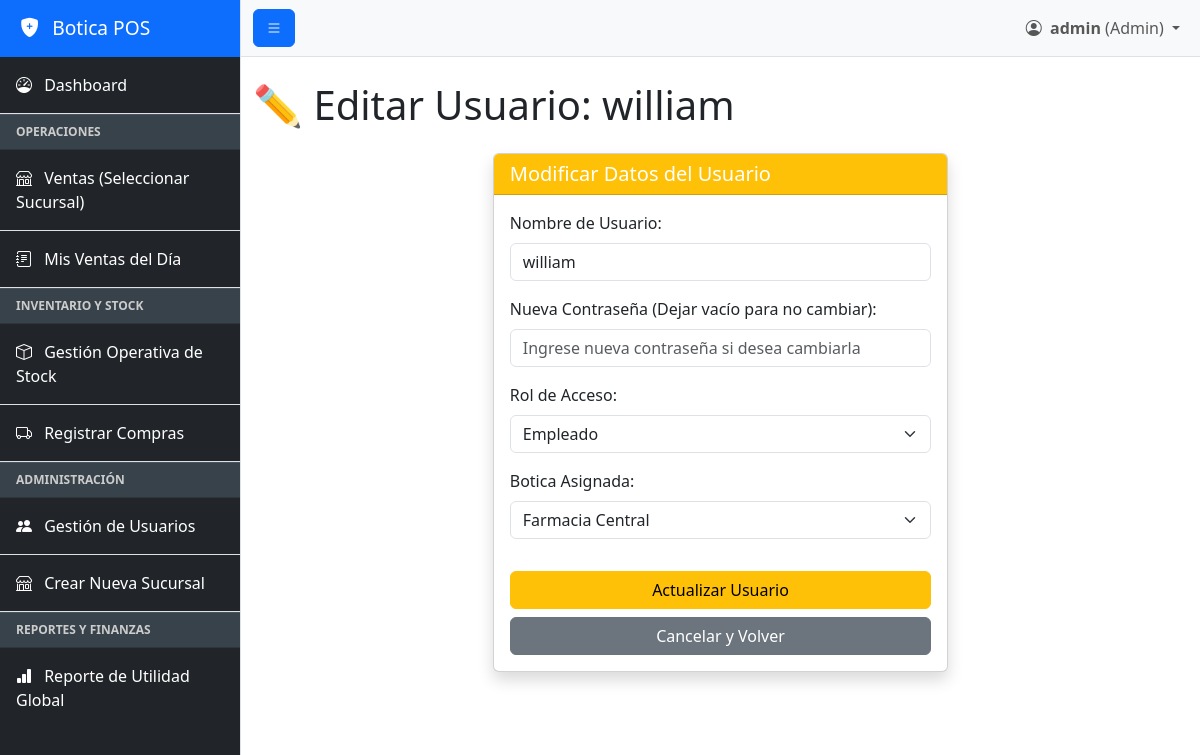
The app's page /editar-usuario/2 (signed in) with its own data.
### app.py (models this page shows, shortened)
class User(UserMixin, db.Model):
    id = db.Column(db.Integer, primary_key=True)
    username = db.Column(db.String(80), unique=True, nullable=False)
    password_hash = db.Column(db.String(255), nullable=False)
    role = db.Column(db.String(50), default='Empleado', nullable=False)
    farmacia_id = db.Column(db.Integer, db.ForeignKey('farmacia.id'), nullable=True)
    farmacia = db.relationship('Farmacia', back_populates='empleados_rel')
    ventas_realizadas = db.relationship('Sale', back_populates='vendedor_rel')
    ajustes_realizados = db.relationship('AjusteStock', back_populates='user_rel', foreign_keys='[AjusteStock.user_id]')

class Farmacia(db.Model):
    id = db.Column(db.Integer, primary_key=True)
    nombre = db.Column(db.String(100), unique=True, nullable=False)
    inventario_rel = db.relationship('Inventario', back_populates='farmacia_rel', cascade="all, delete-orphan")
    empleados_rel = db.relationship('User', back_populates='farmacia', cascade="all, delete-orphan")
    ventas_rel = db.relationship('Sale', back_populates='sucursal_venta_rel', cascade="all, delete-orphan")

### app.py (the view, shortened to what this page needs)
@app.route('/editar-usuario/<int:user_id>', methods=['GET', 'POST'])
@login_required
@admin_required
def editar_usuario(user_id):
    user = db.session.get(User, user_id)
    if not user:
        flash('Usuario no encontrado.', 'danger')
        return redirect(url_for('gestion_usuarios'))
    farmacias = Farmacia.query.all()
    return render_template('editar_usuario.html', user=user, boticas=farmacias)

### app.py (called while the page is built, shortened)
def admin_required(f):
    @wraps(f)
    def decorated_function(*args, **kwargs):
        if current_user.role != 'Admin':
            flash('Acceso denegado. Se requiere rol de Administrador.', 'danger')
            return redirect(url_for('dashboard'))
        return f(*args, **kwargs)
    return decorated_function

@login_manager.user_loader
def load_user(user_id):
    return db.session.get(User, int(user_id))

@app.before_request
def create_default_data():
    if request.path.startswith('/static') or request.path.startswith('/favicon'):
        return
    with app.app_context():
        db.create_all()
        if User.query.filter_by(username='admin').first() is None:
            admin = User(username='admin', role='Admin')
            admin.set_password('adminpass')
            db.session.add(admin)
            db.session.commit()
        farmacia_central = Farmacia.query.filter_by(nombre='Farmacia Central').first()

### templates/editar_usuario.html (shortened to what this page needs)
{% extends "base.html" %}
{% block content %}
<h1 class="mb-4">✏️ Editar Usuario: {{ user.username }}</h1>
<div class="row justify-content-center">
    <div class="col-lg-6">
        <div class="card shadow mb-4">
            <div class="card-header bg-warning text-white">
                <h5 class="mb-0">Modificar Datos del Usuario</h5>
            </div>
            <div class="card-body">
                <form method="POST" action="{{ url_for('editar_usuario', user_id=user.id) }}">
                    <div class="mb-3">
                        <label for="username" class="form-label">Nombre de Usuario:</label>
                        <input type="text"
                               class="form-control"
                               id="username"
                               name="username"
                               value="{{ user.username }}"
                               required>
                    </div>
                    <div class="mb-3">
                        <label for="password" class="form-label">Nueva Contraseña (Dejar vacío para no cambiar):</label>
                        <input type="password"
                               class="form-control"
                               id="password"
                               name="password"
                               placeholder="Ingrese nueva contraseña si desea cambiarla">
                    </div>
                    <div class="mb-3">
                        <label for="role" class="form-label">Rol de Acceso:</label>
                        <select class="form-select" id="role" name="role" required>
                            <option value="Empleado" {% if user.role == 'Empleado' %} selected {% endif %}>Empleado</option>
                        </select>
                    </div>
                    <div class="mb-3">
                        <label for="farmacia_id" class="form-label">Botica Asignada:</label>
                        <select class="form-select" id="farmacia_id" name="farmacia_id">
                            {% for botica in boticas %}
                            <option value="{{ botica.id }}" {% if user.farmacia_id == botica.id %} selected {% endif %}>
                                {{ botica.nombre }}
                            </option>
                            {% endfor %}
                        </select>
                    </div>
                    <button type="submit" class="btn btn-warning w-100 mt-3">Actualizar Usuario</button>
                    <a href="{{ url_for('gestion_usuarios') }}" class="btn btn-secondary w-100 mt-2">Cancelar y Volver</a>
                </form>
            </div>
        </div>
    </div>
</div>
{% endblock %}

### templates/base.html (shortened to what this page needs)
<!doctype html>
<html lang="es">
<head>
    <link href="https://cdn.jsdelivr.net/npm/bootstrap@5.3.3/dist/css/bootstrap.min.css"
          rel="stylesheet"
>
    <link rel="stylesheet" href="https://cdn.jsdelivr.net/npm/bootstrap-icons@1.11.3/font/bootstrap-icons.min.css">
</head>
<body>
    <div class="d-flex" id="wrapper">
        {% if current_user.is_authenticated %}
        <div class="border-end bg-dark" id="sidebar-wrapper">
            <div class="sidebar-heading bg-primary text-white">
                <i class="bi bi-shield-fill-plus me-2"></i> Botica POS
            </div>
            <div class="list-group list-group-flush">
                <a href="{{ url_for('dashboard') }}" class="list-group-item list-group-item-action bg-dark text-white p-3">
                    <i class="bi bi-speedometer me-2"></i> Dashboard
                </a>
                <div class="sidebar-separator">Operaciones</div>
                {% if current_user.role == 'Admin' %}
                <a href="{{ url_for('seleccionar_farmacia_ventas') }}" class="list-group-item list-group-item-action bg-dark text-white p-3">
                    <i class="bi bi-shop me-2"></i> Ventas (Seleccionar Sucursal)
                </a>
                {% else %}
                <a href="{{ url_for('pantalla_ventas') }}" class="list-group-item list-group-item-action bg-dark text-white p-3">
                    <i class="bi bi-cart-fill me-2"></i> Ventas
                </a>
                {% endif %}
                {% if current_user.role == 'Empleado' or current_user.role == 'Admin' %}
                <a href="{{ url_for('mis_ventas') }}" class="list-group-item list-group-item-action bg-dark text-white p-3">
                    <i class="bi bi-journal-text me-2"></i> Mis Ventas del Día
                </a>
                {% endif %}
                {% if current_user.role == 'Admin' %}
                <div class="sidebar-separator">Inventario y Stock</div>
                <a href="{{ url_for('gestion_stock') }}" class="list-group-item list-group-item-action bg-dark text-white p-3">
                    <i class="bi bi-box me-2"></i> Gestión Operativa de Stock
                </a>
                <a href="{{ url_for('registro_compra') }}" class="list-group-item list-group-item-action bg-dark text-white p-3">
                    <i class="bi bi-truck me-2"></i> Registrar Compras
                </a>
                {% endif %}
                {% if current_user.role == 'Admin' %}
                <div class="sidebar-separator">Administración</div>
                <a href="{{ url_for('gestion_usuarios') }}" class="list-group-item list-group-item-action bg-dark text-white p-3">
                    <i class="bi bi-people-fill me-2"></i> Gestión de Usuarios
                </a>
                <a href="{{ url_for('agregar_farmacia') }}" class="list-group-item list-group-item-action bg-dark text-white p-3">
                    <i class="bi bi-shop me-2"></i> Crear Nueva Sucursal
                </a>
                {% endif %}
                {% if current_user.role == 'Admin' %}
                <div class="sidebar-separator">Reportes y Finanzas</div>
                <a href="{{ url_for('reporte_global') }}" class="list-group-item list-group-item-action bg-dark text-white p-3">
                    <i class="bi bi-bar-chart-fill me-2"></i> Reporte de Utilidad Global
                </a>
                {% endif %}
            </div>
        </div>
        {% endif %}
        <div id="page-content-wrapper">
            <nav class="navbar navbar-expand-lg navbar-light bg-light border-bottom">
                <div class="container-fluid">
                    {% if current_user.is_authenticated %}
                    <button class="btn btn-primary" id="sidebarToggle">
                        <i class="bi bi-list"></i>
                    </button>
                    {% endif %}
                    <div class="collapse navbar-collapse" id="navbarSupportedContent">
                        <ul class="navbar-nav ms-auto mt-2 mt-lg-0">
                            {% if current_user.is_authenticated %}
                            <li class="nav-item dropdown">
                                <a class="nav-link dropdown-toggle" href="#" id="navbarDropdown" role="button" data-bs-toggle="dropdown" aria-expanded="false">
                                    <i class="bi bi-person-circle me-1"></i>
                                    <b>{{ current_user.username }}</b> ({{ current_user.role }})
                                </a>
                            </li>
                            {% endif %}
                        </ul>
                    </div>
                </div>
            </nav>
            <div class="container-fluid mt-4">
                {% block content %}{% endblock %}
            </div>
        </div>
        </div>
</body>
</html>

### templates/base.html (style rules this page uses)
#sidebar-wrapper { min-height: 100vh; margin-left: -15rem; transition: margin .25s ease-out; }
#sidebar-wrapper .sidebar-heading { padding: 0.875rem 1.25rem; font-size: 1.2rem; }
#sidebar-wrapper .list-group { width: 15rem; }
.sidebar-separator { background-color: #38424a; color: #ccc; padding: 0.5rem 1rem; font-size: 0.75rem; text-transform: uppercase; font-weight: bold; border-top: 1px solid #4a545c; border-bottom: 1px solid #2e353c; }
#page-content-wrapper { min-width: 100vw; }
@media (min-width: 768px) { #sidebar-wrapper { margin-left: 0; } }
@media (min-width: 768px) { #page-content-wrapper { min-width: 0; width: 100%; } }

### records on screen
User: username "admin", role "Admin"
User: username "william", role "Empleado", farmacia_id "Farmacia Central"
